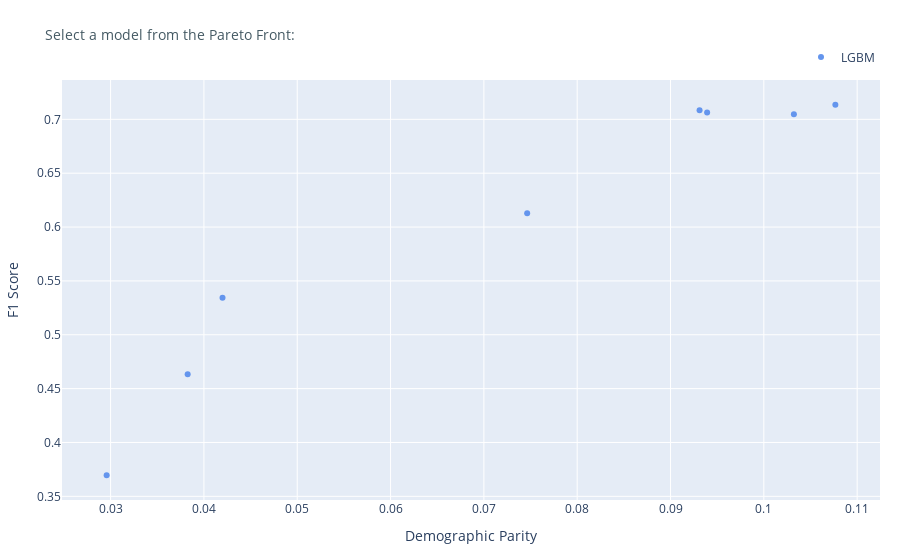

Source (notebook cell):
### Code cell
colors = ['CornflowerBlue','LightCoral','MediumPurple','SandyBrown','lightseagreen']

train_fair_col = 'train_fair'
train_model_col = 'train_model'

fair_mse = np.round(nmse(df_metrics_sorted, train_fair_col, fair_col),3)
model_mse = np.round(nmse(df_metrics_sorted, train_model_col, model_col),3)

pareto_fig(df_metrics_sorted, fair_col, model_col, fair_metric_name, model_metric_name, colors)

### Figure 1 — Plotly figure (JSON) as saved in the notebook; plotly's stock layout.template omitted (floating-point values rounded to 4 significant figures)
{"data": [{"customdata": [0, 1, 2, 3, 4, 5, 6, 7], "hovertemplate": "Demographic Parity (test): %{x:,.3f}<br>F1 Score (test): %{y:,.3f}<br>Ranking: %{customdata}", "marker": {"color": "CornflowerBlue", "size": 6}, "mode": "markers", "name": "LGBM", "type": "scatter", "x": [0.03826, 0.02958, 0.04199, 0.07464, 0.09392, 0.1077, 0.09311, 0.1032], "y": [0.4633, 0.3696, 0.5344, 0.6128, 0.7064, 0.7135, 0.7085, 0.7047]}], "layout": {"autosize": true, "clickmode": "event+select", "legend": {"font": {"size": 12}, "orientation": "h", "x": 1, "xanchor": "right", "y": 1.02, "yanchor": "bottom"}, "margin": {"b": 60, "l": 20, "r": 20, "t": 80}, "showlegend": true, "title": {"text": "<span style='font-size:.85em;color:#455A64'>Select a model from the Pareto Front:</span><br>"}, "xaxis": {"autorange": true, "range": [0.02488, 0.1124], "title": {"text": "Demographic Parity"}, "type": "linear"}, "yaxis": {"autorange": true, "range": [0.3429, 0.7402], "title": {"text": "F1 Score"}, "type": "linear"}}}
